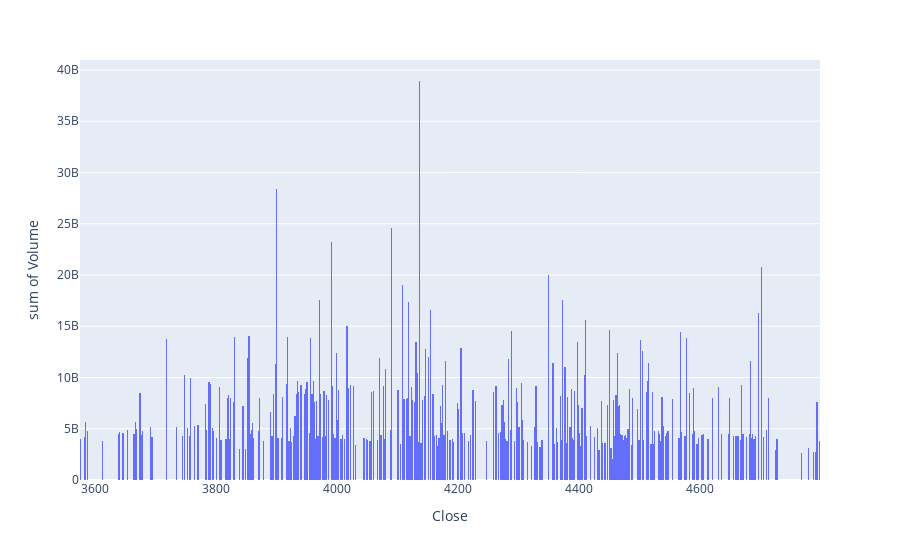
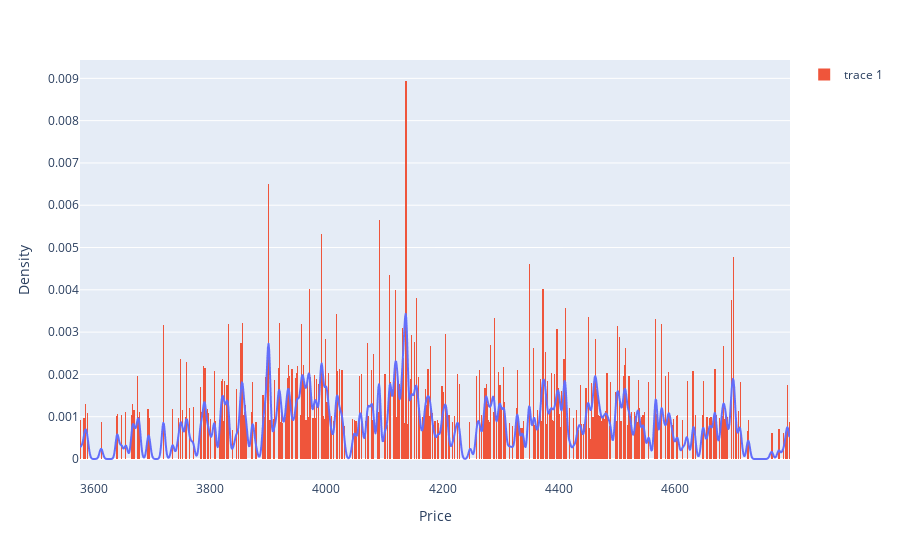

Write notebook code for charts like these, in order.
### Code cell
# Plot volume profile
fig = px.histogram(df, x="Close", y="Volume", histfunc="sum", nbins=1200)
fig.show()

# Fit KDE to volume profile
kde = stats.gaussian_kde(df["Close"], weights=df["Volume"], bw_method=kde_factor)
x = np.linspace(df["Close"].min(), df["Close"].max(), 1200)
y = kde(x)

# Plot KDE curve and normalized histogram
fig = px.line(x=x, y=y, labels={"x": "Price", "y": "Density"})
fig.add_histogram(x=df["Close"], y=df["Volume"], histfunc="sum", nbinsx=1200, histnorm="probability density", bingroup=None)
fig.show()

### Figure 1 — Plotly figure (JSON) as saved in the notebook; plotly's stock layout.template omitted (floating-point values rounded to 4 significant figures; data arrays with more than 128 entries replaced by an {"elided": "..."} marker saying what was removed)
{"data": [{"alignmentgroup": "True", "bingroup": "x", "histfunc": "sum", "hovertemplate": "Close=%{x}<br>sum of Volume=%{y}<extra></extra>", "legendgroup": "", "marker": {"color": "#636efa", "pattern": {"shape": ""}}, "name": "", "nbinsx": 1200, "offsetgroup": "", "orientation": "v", "showlegend": false, "type": "histogram", "x": {"elided": "503 float values"}, "xaxis": "x", "y": {"elided": "503 int values"}, "yaxis": "y"}], "layout": {"barmode": "relative", "legend": {"tracegroupgap": 0}, "margin": {"t": 60}, "xaxis": {"anchor": "y", "domain": [0, 1], "title": {"text": "Close"}}, "yaxis": {"anchor": "x", "domain": [0, 1], "title": {"text": "sum of Volume"}}}}

### Figure 2 — Plotly figure (JSON) as saved in the notebook; plotly's stock layout.template omitted (floating-point values rounded to 4 significant figures; data arrays with more than 128 entries replaced by an {"elided": "..."} marker saying what was removed)
{"data": [{"hovertemplate": "Price=%{x}<br>Density=%{y}<extra></extra>", "legendgroup": "", "line": {"color": "#636efa", "dash": "solid"}, "marker": {"symbol": "circle"}, "mode": "lines", "name": "", "showlegend": false, "type": "scattergl", "x": {"elided": "1200 float values"}, "xaxis": "x", "y": {"elided": "1200 float values"}, "yaxis": "y"}, {"histfunc": "sum", "histnorm": "probability density", "nbinsx": 1200, "type": "histogram", "x": {"elided": "503 float values"}, "y": {"elided": "503 int values"}}], "layout": {"legend": {"tracegroupgap": 0}, "margin": {"t": 60}, "xaxis": {"anchor": "y", "domain": [0, 1], "title": {"text": "Price"}}, "yaxis": {"anchor": "x", "domain": [0, 1], "title": {"text": "Density"}}}}
